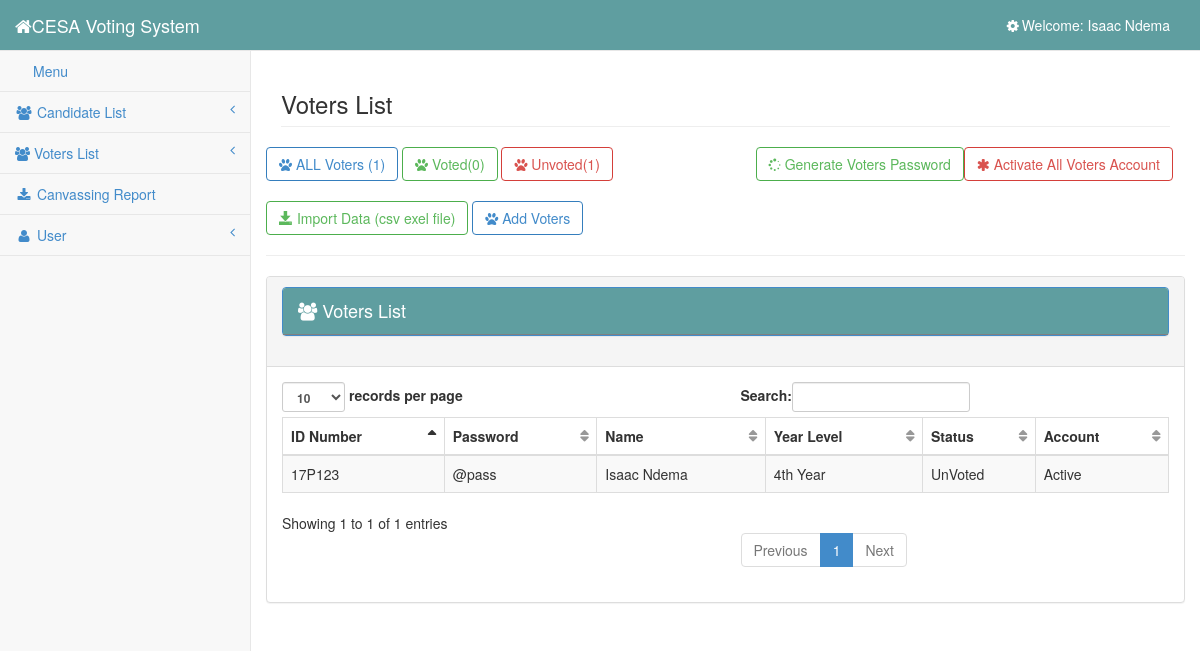
/admin/voters.php (signed in), run on the app's committed database.
### tables this page shows
CREATE TABLE IF NOT EXISTS `user` (
  `user_id` int(11) NOT NULL AUTO_INCREMENT,
  `username` varchar(100) NOT NULL,
  `password` varchar(100) NOT NULL,
  `firstname` varchar(100) NOT NULL,
  `lastname` varchar(100) NOT NULL,
  PRIMARY KEY (`user_id`)
);

CREATE TABLE IF NOT EXISTS `voters` (
  `voters_id` int(11) NOT NULL AUTO_INCREMENT,
  `id_number` varchar(6) NOT NULL,
  `password` varchar(100) NOT NULL,
  `firstname` varchar(100) NOT NULL,
  `lastname` varchar(100) NOT NULL,
  `year_level` varchar(100) NOT NULL,
  `status` varchar(100) NOT NULL,
  `account` varchar(100) NOT NULL,
  PRIMARY KEY (`voters_id`)
);

### admin/session.php (called while the page is built, shortened)
<?php
	require '../database/dbcon.php';
	$session_id=$_SESSION['id'];
	$user_query = $conn->query("SELECT * FROM user WHERE user_id = '$session_id'") or die(mysqli_errno());
	$user_row = $user_query->fetch_array();
?>

### admin/voters.php (the view, shortened to what this page needs)
<?php include('session.php'); ?>
<?php include('head.php'); ?>
<body>
    <div id="wrapper">
        <?php include('side_bar.php'); ?>
        <div id="page-wrapper">
            <div class="row">
                <div class="col-lg-12">
                    <h3 class="page-header">Voters List</h3>
                </div>
                <?php
                $count = $conn->query("SELECT COUNT(*) as total FROM `voters`")->fetch_array();
                $count1 =  $conn->query("SELECT COUNT(*) as total FROM `voters` WHERE `status` = 'Voted'")->fetch_array();
                $count2 = $conn->query("SELECT COUNT(*) as total FROM `voters` WHERE `status` = 'Unvoted'")->fetch_array();
                ?>
                <a href="voters.php" class="btn btn-primary btn-outline"><i class="fa fa-paw"></i> ALL Voters (<?php echo $count['total'] ?>)</a>
                <a href="voted.php" class="btn btn-success btn-outline"><i class="fa fa-paw"></i> Voted(<?php echo $count1['total'] ?>)</a>
                <a href="unvoted.php" class="btn btn-danger btn-outline"><i class="fa fa-paw"></i> Unvoted(<?php echo $count2['total'] ?>) </a> &nbsp; &nbsp; &nbsp; &nbsp; &nbsp;
                <a href="update_status.php" class="btn btn-danger btn-outline pull-right" style="margin-right:12px;" name="go"><i class="fa fa-asterisk fa-spin"></i> Activate All Voters Account</a>
                <a href="generate_password.php" class="btn btn-success btn-outline pull-right" name="go"><i class="fa fa-spinner fa-spin"></i> Generate Voters Password</a>
                <br />
                <br />
                <a href="download.php" class="btn btn-success btn-outline"><i class="glyphicon glyphicon-save"></i> Import Data (csv exel file)</a>
                <a href="../register/index.php" class="btn btn-primary btn-outline"><i class="fa fa-paw"></i> Add Voters</a>
                <hr />
                <div class="panel panel-default">
                    <div class="panel-heading">
                        <h4 class="modal-title" id="myModalLabel">
                            <div class="panel panel-primary">
                                <div class="panel-heading"><i class="fa fa-users"></i>
                                    Voters List
                                </div>
                            </div>
                        </h4>
                    </div>
                    <div class="panel-body">
                        <div class="table-responsive">
                            <table class="table table-striped table-bordered table-hover" id="dataTables-example">
                                <thead>
                                    <tr>
                                        <th>ID Number</th>
                                        <th>Password</th>
                                        <th>Name</th>
                                        <th>Year Level</th>
                                        <th>Status</th>
                                        <th>Account</th>
                                    </tr>
                                </thead>
                                <tbody>
                                    <?php
                                    require '../database/dbcon.php';
                                    $query = $conn->query("SELECT * FROM voters ORDER BY voters_id DESC");
                                    while ($row1 = $query->fetch_array()) {
                                    ?>
                                        <tr>
                                            <td><?php echo $row1['id_number']; ?></td>
                                            <td><?php echo $row1['password']; ?></td>
                                            <td><?php echo $row1['firstname'] . " " . $row1['lastname']; ?></td>
                                            <td><?php echo $row1['year_level']; ?></td>
                                            <td><?php echo $row1['status']; ?></td>
                                            <td><?php echo $row1['account']; ?></td>
                                        </tr>
                                    <?php } ?>
                                </tbody>
                            </table>
                        </div>
                    </div>
                </div>
            </div>
        </div>
    </div>
</body>
</html>

### admin/side_bar.php (shortened to what this page needs)
<?php require '../database/dbcon.php';?>
<nav class="navbar navbar-default navbar-static-top" role="navigation" style="margin-bottom:0; background-color:cadetblue;">
    <div class="navbar-header">
        <a class="navbar-brand" href="" style="color:white;"><i class="fa fa-home fa-large"> </i>CESA Voting System</a>
    </div>
    <ul class="nav navbar-top-links navbar-right">
        <?php
        $query = $conn->query("SELECT * from user where user_id ='$session_id'") or die(mysql_error());
        while ($row = $query->fetch_array()) {
        ?>
            <li class="dropdown">
                <a class="dropdown-toggle" data-toggle="dropdown" href="#" style="color: white">
                    <i class="fa fa-cog fa-spin fa-fw"></i>Welcome: <?php echo $user_username = $user_row['firstname'] . " " . $user_row['lastname']; ?>
                </a>
            </li>
        <?php } ?>
    </ul>
    <div class="navbar-default sidebar" role="navigation">
        <div class="sidebar-nav navbar-collapse">
            <ul class="nav" id="side-menu">
                <li>
                    <a href="candidate.php"><i class="fa fa-menu fa-fw"></i>Menu </a>
                </li>
                <li>
                    <a href="#"><i class="fa fa-users fa-fw"></i> Candidate List<span class="fa arrow"></span></a>
                </li>
                <li>
                    <a href="#"><i class="fa fa-users"></i> Voters List<span class="fa arrow"></span></a>
                </li>
                <li>
                    <a target="blank" href="../results.php?token=CESAGI2022"><i class="fa fa-download fa-fw"></i> Canvassing Report</a>
                </li>
                <li>
                    <a href="#"><i class="fa fa-user fa-fw"></i> User<span class="fa arrow"></span></a>
                </li>
            </ul>
        </div>
    </div>
</nav>

### css/sb-admin-2.css (style rules this page uses)
body { background-color: #f8f8f8; }
#wrapper { width: 100%; }
#page-wrapper { padding: 0 15px; min-height: 568px; background-color: #fff; }
@media (min-width:768px) { #page-wrapper { position: inherit; margin: 0 0 0 250px; padding: 0 30px; border-left: 1px solid #e7e7e7; } }
.navbar-top-links li { display: inline-block; }
.navbar-top-links li:last-child { margin-right: 15px; }
.navbar-top-links li a { padding: 15px; min-height: 50px; }
.sidebar .sidebar-nav.navbar-collapse { padding-right: 0; padding-left: 0; }
.sidebar ul li { border-bottom: 1px solid #e7e7e7; }
.sidebar .arrow { float: right; }
.sidebar .fa.arrow:before { content: "\f104"; }
@media (min-width:768px) { .sidebar { z-index: 1; position: absolute; width: 250px; margin-top: 51px; } }
.btn-outline { color: inherit; background-color: transparent; transition: all .5s; }
.btn-primary.btn-outline { color: #428bca; }
.btn-success.btn-outline { color: #5cb85c; }
.btn-danger.btn-outline { color: #d9534f; }
table.dataTable thead .sorting, table.dataTable thead .sorting_asc, table.dataTable thead .sorting_desc, table.dataTable thead .sorting_asc_disabled, table.dataTable thead .sorting_desc_disabled { background: 0 0; }
table.dataTable thead .sorting_asc:after { content: "\f0de"; float: right; font-family: fontawesome; }
table.dataTable thead .sorting:after { content: "\f0dc"; float: right; font-family: fontawesome; color: rgba(50,50,50,.5); }

### data on the page
user: firstname+lastname "Isaac Ndema"
voters: id_number "17P123", password "@pass", firstname "Isaac", lastname "Ndema", year_level "4th Year", status "UnVoted", account "Active"

### other printed values
$count['total'] "1"
$count1['total'] "0"
$count2['total'] "1"
